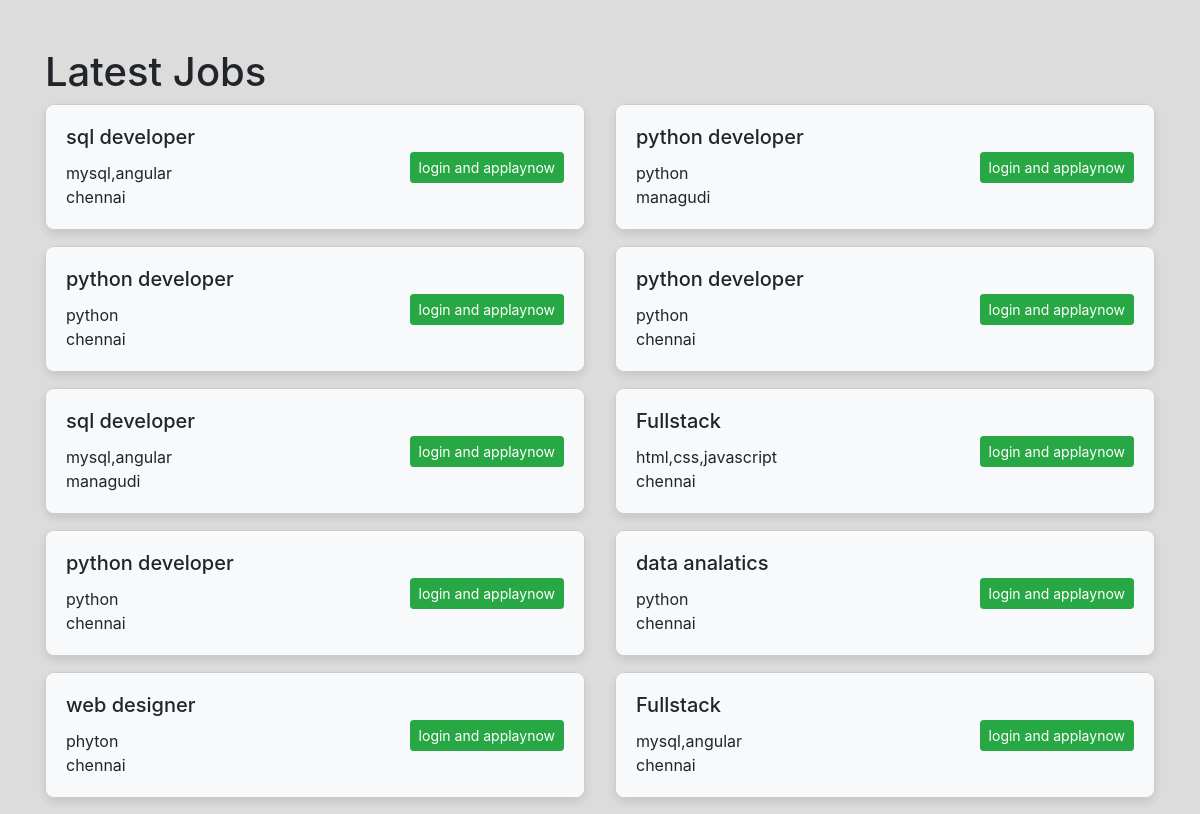
Page /latestjob/ on the committed database.
### app1/models.py (models this page shows, shortened)
class Job(models.Model):
    recruiter = models.ForeignKey(emprsignup,on_delete=models.CASCADE)
    startdate=models.DateField()
    enddate= models.DateField()
    title= models.CharField(max_length=100)
    salary= models.FloatField(max_length=20)
    description= models.CharField(max_length=300)
    experiance= models.CharField(max_length=50)
    location= models.CharField(max_length=100)
    skills= models.CharField(max_length=100)
    workmode= models.CharField(max_length=100,null=True)
    creationdate= models.DateField()

### app1/views.py (the view)
# urls.py: path('latestjob/',views.latestjob),
def latestjob(request):
    job=Job.objects.all().order_by('-startdate')
    d={'job':job}
    return render(request,'latestjob.html',d)

### templates/latestjob.html (shortened to what this page needs)
<!DOCTYPE html>
<html lang="en">
<head>
    <link rel="stylesheet" href="https://maxcdn.bootstrapcdn.com/bootstrap/4.5.2/css/bootstrap.min.css">
</head>
<body>
    <div class="container mt-5">
        <h1>Latest Jobs</h1>
        <div class="row">
            {% for i in job %}
                <div class="col-md-6 ">
                    <div class="card mb-3 custom-card">
                        <div class="card-body  d-flex justify-content-between align-items-center">
                            <div>
                            <h5 class="card-title">{{ i.title}}</h5>
                            <p class="card-text mb-0">{{ i.skills}}</p>
                            <p class="card-text">{{ i.location}}</p>
                            </div>
                            <a href="#" class="btn btn-success btn-sm">login and applaynow</a>
                        </div>
                    </div>
                </div>
            {% endfor %}
        </div>
    </div>
</body>
</html>

### templates/latestjob.html (style rules this page uses)
body { background-color: gainsboro; }
.custom-card { border: 1px solid #ccc; border-radius: 10px; box-shadow: 0 4px 8px rgba(0, 0, 0, 0.1); }
.custom-card .card-body { padding: 1.25rem; background-color: #f8f9fa; border-radius: 8px; }

### rows in the picture
Job: title "sql developer", skills "mysql,angular", location "chennai"
Job: title "python developer", skills "python", location "managudi"
Job: title "python developer", skills "python", location "chennai"
Job: title "python developer", skills "python", location "chennai"
Job: title "sql developer", skills "mysql,angular", location "managudi"
Job: title "Fullstack", skills "html,css,javascript", location "chennai"
Job: title "python developer", skills "python", location "chennai"
Job: title "data analatics", skills "python", location "chennai"
Job: title "web designer", skills "phyton", location "chennai"
Job: title "Fullstack", skills "mysql,angular", location "chennai"
